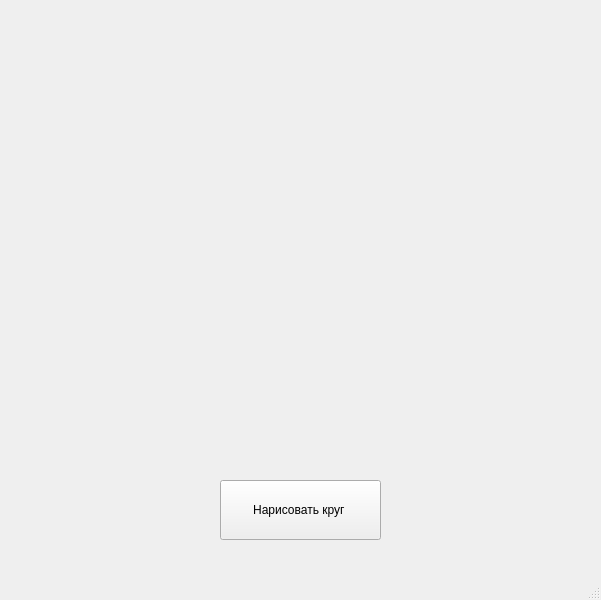
<?xml version="1.0" encoding="UTF-8"?>
<ui version="4.0">
 <class>MainWindow</class>
 <widget class="QMainWindow" name="MainWindow">
  <property name="geometry">
   <rect>
    <x>0</x>
    <y>0</y>
    <width>601</width>
    <height>600</height>
   </rect>
  </property>
  <property name="windowTitle">
   <string>MainWindow</string>
  </property>
  <widget class="QWidget" name="centralwidget">
   <widget class="QPushButton" name="pushButton">
    <property name="geometry">
     <rect>
      <x>220</x>
      <y>480</y>
      <width>161</width>
      <height>60</height>
     </rect>
    </property>
    <property name="text">
     <string>Нарисовать круг </string>
    </property>
   </widget>
  </widget>
  <widget class="QMenuBar" name="menubar">
   <property name="geometry">
    <rect>
     <x>0</x>
     <y>0</y>
     <width>601</width>
     <height>21</height>
    </rect>
   </property>
  </widget>
  <widget class="QStatusBar" name="statusbar"/>
 </widget>
 <resources/>
 <connections/>
</ui>
